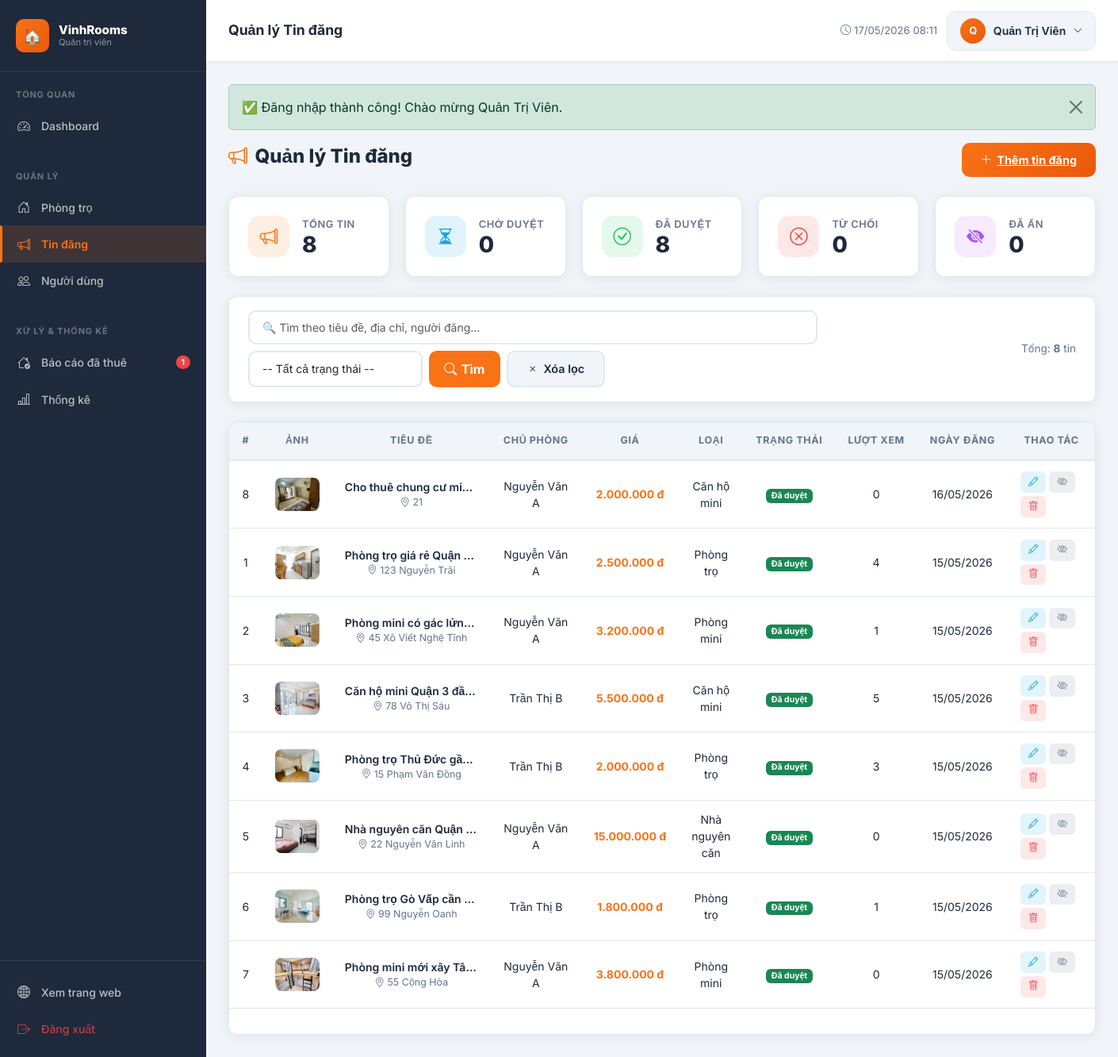
The page /admin/tin-dang/index.php (signed in) on the database as committed earlier.
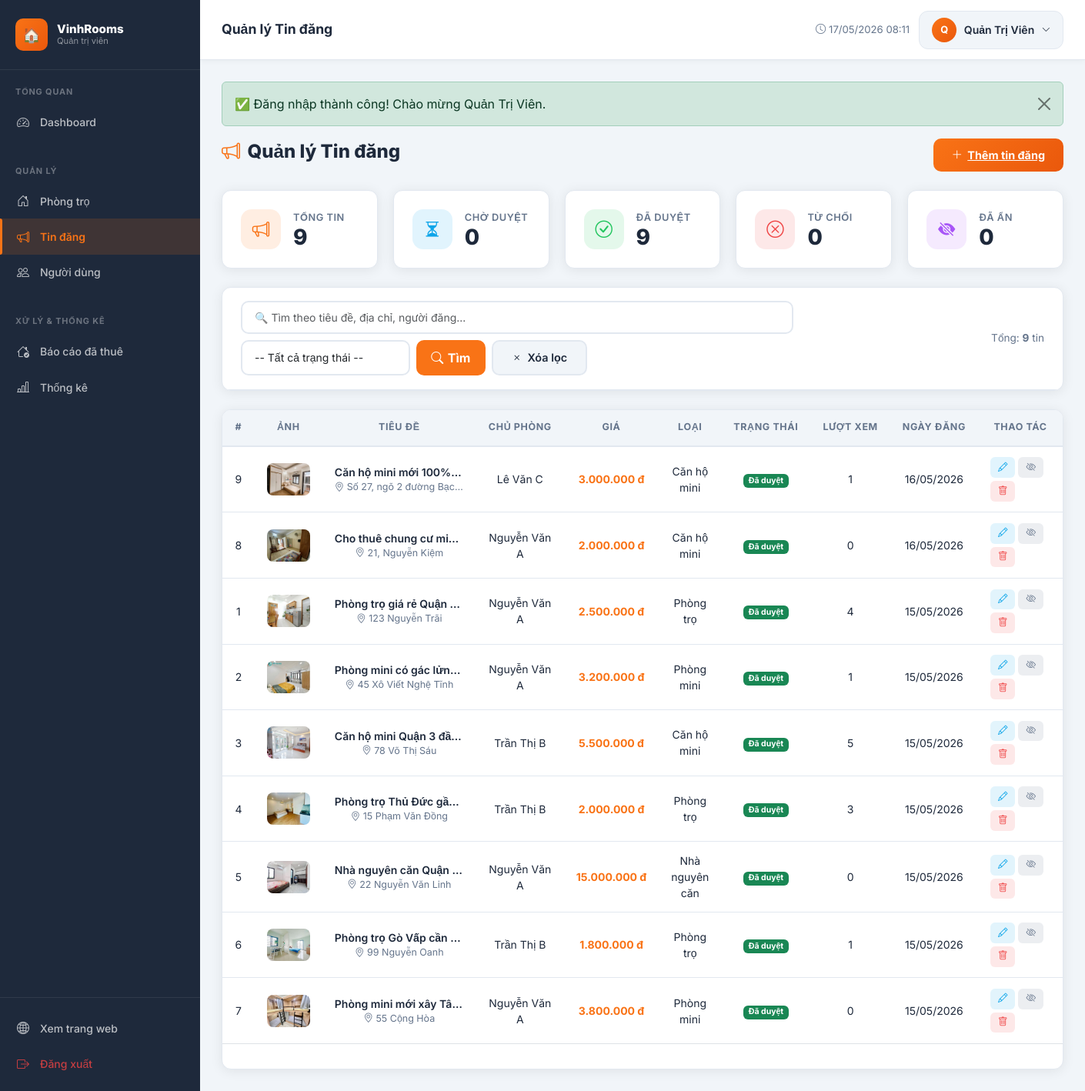
The same page on the database as committed later.
### tables this page shows
CREATE TABLE `tin_dang` (
  `id` int(11) UNSIGNED NOT NULL,
  `phong_tro_id` int(10) UNSIGNED NOT NULL,
  `tieu_de` varchar(255) DEFAULT NULL,
  `mo_ta` text DEFAULT NULL,
  `gia` decimal(10,2) DEFAULT NULL,
  `trang_thai` enum('cho_duyet','da_duyet','bi_tu_choi','an') DEFAULT 'cho_duyet',
  `luot_xem` int(11) DEFAULT 0,
  `created_at` datetime DEFAULT NULL,
  `updated_at` datetime DEFAULT NULL
);

CREATE TABLE `phong_tro` (
  `id` int(10) UNSIGNED NOT NULL,
  `user_id` int(10) UNSIGNED NOT NULL,
  `loai_phong_id` int(10) UNSIGNED DEFAULT NULL,
  `khu_vuc_id` int(10) UNSIGNED DEFAULT NULL,
  `gia_goc` decimal(12,0) NOT NULL COMMENT 'VND/tháng',
  `dien_tich` float NOT NULL COMMENT 'm2',
  `dia_chi` varchar(255) NOT NULL,
  `so_phong_ngu` tinyint(3) UNSIGNED DEFAULT 1,
  `so_wc` tinyint(3) UNSIGNED DEFAULT 1,
  `tien_nghi` text DEFAULT NULL COMMENT 'JSON hoặc text mô tả tiện nghi',
  `hinh_anh` varchar(255) DEFAULT NULL COMMENT 'Ảnh đại diện',
  `trang_thai` enum('co_san','da_cho_thue') NOT NULL DEFAULT 'co_san',
  `created_at` datetime NOT NULL DEFAULT current_timestamp(),
  `updated_at` datetime NOT NULL DEFAULT current_timestamp() ON UPDATE current_timestamp()
);

CREATE TABLE `users` (
  `id` int(10) UNSIGNED NOT NULL,
  `username` varchar(50) NOT NULL,
  `email` varchar(100) NOT NULL,
  `password` varchar(255) NOT NULL,
  `ho_ten` varchar(100) NOT NULL,
  `so_dien_thoai` varchar(15) DEFAULT NULL,
  `dia_chi` varchar(255) DEFAULT NULL,
  `avatar` varchar(255) DEFAULT 'default_avatar.png',
  `role` enum('admin','user') NOT NULL DEFAULT 'user',
  `trang_thai` enum('active','inactive','banned') NOT NULL DEFAULT 'active',
  `created_at` datetime NOT NULL DEFAULT current_timestamp(),
  `updated_at` datetime NOT NULL DEFAULT current_timestamp() ON UPDATE current_timestamp()
);

CREATE TABLE `loai_phong` (
  `id` int(10) UNSIGNED NOT NULL,
  `ten` varchar(100) NOT NULL,
  `mo_ta` text DEFAULT NULL
);

### admin/tin-dang/index.php (the view, shortened to what the changed rows need)
<?php
require_once __DIR__ . '/../../includes/functions.php';
$db = getDB();
$page_num = max(1, (int)($_GET['page'] ?? 1));
$per_page = 15;
$where  = ['1=1'];
$params = [];
$types  = '';
$whereSQL  = implode(' AND ', $where);
$baseQuery = "FROM tin_dang td
              JOIN phong_tro p ON td.phong_tro_id = p.id
              LEFT JOIN users u ON p.user_id = u.id
              LEFT JOIN loai_phong l ON p.loai_phong_id = l.id
              WHERE $whereSQL";
if (!empty($params)) {
    $stmt = $db->prepare("SELECT COUNT(*) $baseQuery");
    $stmt->bind_param($types, ...$params);
    $stmt->execute();
    $total = $stmt->get_result()->fetch_row()[0];
    $stmt->close();
} else {
    $total = $db->query("SELECT COUNT(*) $baseQuery")->fetch_row()[0];
}
$pg     = paginate($total, $per_page, $page_num);
$offset = $pg['offset'];
$sql = "SELECT td.*, p.dia_chi, p.hinh_anh, p.loai_phong_id,
               u.ho_ten as chu_tro, u.id as user_id_chu,
               l.ten as loai_ten
        $baseQuery ORDER BY td.created_at DESC LIMIT $per_page OFFSET $offset";
if (!empty($params)) {
    $stmt = $db->prepare($sql);
    $stmt->bind_param($types, ...$params);
    $stmt->execute();
    $rows = $stmt->get_result()->fetch_all(MYSQLI_ASSOC);
    $stmt->close();
} else {
    $rows = $db->query($sql)->fetch_all(MYSQLI_ASSOC);
}
$stats_raw = $db->query("SELECT trang_thai, COUNT(*) as cnt FROM tin_dang GROUP BY trang_thai")->fetch_all(MYSQLI_ASSOC);
$stats = array_column($stats_raw, 'cnt', 'trang_thai');
$pageTitle = 'Quản lý Tin đăng';
require_once __DIR__ . '/../../includes/admin_header.php';
?>
<div class="page-header">
    <h1 class="page-title"><span class="icon"><i class="bi bi-megaphone"></i></span><?= $pageTitle ?></h1>
</div>
<div class="stat-grid mb-4" style="grid-template-columns:repeat(auto-fill,minmax(200px,1fr))">
    <div class="stat-card" style="cursor:pointer" onclick="location.href='?status='">
        <div>
            <div class="stat-card-label">Tổng tin</div>
            <div class="stat-card-value"><?= array_sum($stats) ?></div>
        </div>
    </div>
    <div class="stat-card" style="cursor:pointer" onclick="location.href='?status=da_duyet'">
        <div>
            <div class="stat-card-label">Đã duyệt</div>
            <div class="stat-card-value"><?= $stats['da_duyet'] ?? 0 ?></div>
        </div>
    </div>
</div>
<div class="data-card mb-4">
    <div class="data-card-header">
        <div style="font-size:.85rem;color:var(--admin-muted)">
            Tổng: <strong><?= $total ?></strong> tin
        </div>
    </div>
</div>
<div class="data-card">
    <div class="table-responsive">
        <table class="data-table">
            <thead>
                <tr>
                    <th width="50">#</th>
                    <th width="60">Ảnh</th>
                    <th>Tiêu đề</th>
                    <th>Chủ phòng</th>
                    <th>Giá</th>
                    <th>Loại</th>
                    <th>Trạng thái</th>
                    <th>Lượt xem</th>
                    <th>Ngày đăng</th>
                    <th width="200">Thao tác</th>
                </tr>
            </thead>
            <tbody>
                <?php foreach ($rows as $r): ?>
                <tr>
                    <td><?= $r['id'] ?></td>
                    <td>
                        <img src="<?= getImageUrl($r['hinh_anh']) ?>"
                             class="room-thumb" alt=""
                             onerror="this.src='<?= BASE_URL ?>/assets/images/no-image.svg'">
                    </td>
                    <td style="max-width:200px">
                        <div style="font-weight:600;overflow:hidden;white-space:nowrap;text-overflow:ellipsis"
                             title="<?= e($r['tieu_de'] ?? '') ?>">
                            <?= e($r['tieu_de'] ?? '—') ?>
                        </div>
                        <div style="font-size:.78rem;color:var(--admin-muted);overflow:hidden;white-space:nowrap;text-overflow:ellipsis">
                            <i class="bi bi-geo-alt"></i> <?= e($r['dia_chi'] ?? '') ?>
                        </div>
                    </td>
                    <td><?= e($r['chu_tro'] ?? '—') ?></td>
                    <td style="font-weight:700;color:var(--admin-primary);white-space:nowrap">
                        <?= formatPrice((float)($r['gia'] ?? 0)) ?>
                    </td>
                    <td><?= $r['loai_ten'] ? e($r['loai_ten']) : '<span class="text-muted">—</span>' ?></td>
                    <td><?= tinDangStatusBadge($r['trang_thai']) ?></td>
                    <td style="text-align:center"><?= number_format($r['luot_xem'] ?? 0) ?></td>
                    <td style="white-space:nowrap"><?= formatDate($r['created_at'] ?? '') ?></td>
                    <td>
                        <div class="d-flex gap-1 flex-wrap">
                            <a href="<?= BASE_URL ?>/admin/tin-dang/edit.php?id=<?= $r['id'] ?>"
                               class="btn-action edit" title="Sửa">
                                <i class="bi bi-pencil"></i>
                            </a>
                            <?php if ($r['trang_thai'] === 'cho_duyet'): ?>
                            <a href="?action=approve&id=<?= $r['id'] ?>" class="btn-action approve" title="Duyệt">
                                <i class="bi bi-check-lg"></i>
                            </a>
                            <a href="?action=reject&id=<?= $r['id'] ?>" class="btn-action hide" title="Từ chối"
                               onclick="return confirm('Từ chối tin đăng này?')">
                                <i class="bi bi-x-lg"></i>
                            </a>
                            <?php elseif ($r['trang_thai'] === 'da_duyet'): ?>
                            <a href="?action=hide&id=<?= $r['id'] ?>" class="btn-action hide" title="Ẩn tin">
                                <i class="bi bi-eye-slash"></i>
                            </a>
                            <?php elseif (in_array($r['trang_thai'], ['an', 'bi_tu_choi'])): ?>
                            <a href="?action=approve&id=<?= $r['id'] ?>" class="btn-action approve" title="Duyệt lại">
                                <i class="bi bi-eye"></i>
                            </a>
                            <?php endif; ?>
                            <a href="?action=delete&id=<?= $r['id'] ?>"
                               class="btn-action delete confirm-delete" title="Xóa"
                               onclick="return confirm('Xóa vĩnh viễn tin đăng này?')">
                                <i class="bi bi-trash"></i>
                            </a>
                        </div>
                    </td>
                </tr>
                <?php endforeach; ?>
            </tbody>
        </table>
    </div>
</div>
<?php require_once __DIR__ . '/../../includes/admin_footer.php'; ?>

### includes/admin_header.php (shortened to what the changed rows need)
<?php
require_once __DIR__ . '/functions.php';
$currentDir  = basename(dirname($_SERVER['PHP_SELF']));
$_db_header = getDB();
$_pending_bao_cao = 0;
$_r = @$_db_header->query("SELECT COUNT(*) FROM bao_cao_da_thue WHERE trang_thai = 'cho_duyet'");
if ($_r) $_pending_bao_cao = (int)$_r->fetch_row()[0];
?>
<!DOCTYPE html>
<html lang="vi">
<head>
    <link rel="stylesheet" href="https://cdn.jsdelivr.net/npm/bootstrap@5.3.3/dist/css/bootstrap.min.css">
    <link rel="stylesheet" href="https://cdn.jsdelivr.net/npm/bootstrap-icons@1.11.3/font/bootstrap-icons.min.css">
    <link rel="stylesheet" href="<?= BASE_URL ?>/assets/css/admin.css">
</head>
<body class="admin-body">
<aside class="admin-sidebar" id="adminSidebar">
    <div class="sidebar-section">
        <a href="<?= BASE_URL ?>/admin/bao-cao-da-thue/index.php"
           class="sidebar-link <?= ($currentDir === 'bao-cao-da-thue') ? 'active' : '' ?>"
           style="position:relative">
            <span class="icon"><i class="bi bi-house-check"></i></span> Báo cáo đã thuê
            <?php if ($_pending_bao_cao > 0): ?>
            <span style="margin-left:auto;background:#ef4444;color:#fff;font-size:.65rem;padding:1px 7px;border-radius:999px;font-weight:700">
                <?= $_pending_bao_cao ?>
            </span>
            <?php endif; ?>
        </a>
    </div>
</aside>
<div class="admin-main">
    <div class="admin-content">

### includes/functions.php (shortened to what the changed rows need)
<?php
function formatPrice(float $price): string {
    return number_format($price, 0, ',', '.') . ' đ';
}
function formatDate(string $date): string {
    return date('d/m/Y', strtotime($date));
}
function e(string $str): string {
    return htmlspecialchars($str, ENT_QUOTES, 'UTF-8');
}
function getImageUrl(?string $filename): string {
    if ($filename[0] === '/') {
        $physicalPath = __DIR__ . '/..' . $filename;
        if (file_exists($physicalPath)) {
            return BASE_URL . $filename;
        }
        return BASE_URL . '/assets/images/no-image.svg';
    }
    if (file_exists(UPLOAD_DIR . $filename)) {
        return UPLOAD_URL . $filename;
    }
    return BASE_URL . '/assets/images/no-image.svg';
}
function paginate(int $total, int $perPage, int $current): array {
    $pages = (int)ceil($total / $perPage);
    return [
        'total'      => $total,
        'per_page'   => $perPage,
        'current'    => $current,
        'pages'      => $pages,
        'offset'     => ($current - 1) * $perPage,
        'has_prev'   => $current > 1,
        'has_next'   => $current < $pages,
    ];
}
function tinDangStatusBadge(string $status): string {
    $map = [
        'cho_duyet'  => ['warning',   'Chờ duyệt'],
        'da_duyet'   => ['success',   'Đã duyệt'],
        'bi_tu_choi' => ['danger',    'Bị từ chối'],
        'an'         => ['secondary', 'Đã ẩn'],
    ];
    [$color, $label] = $map[$status] ?? ['light', $status];
    return "<span class=\"badge bg-{$color}\">{$label}</span>";
}

Rows that differ between the two databases and show on the page:
added tin_dang: id "9", phong_tro.hinh_anh (picture), tieu_de "Căn hộ mini mới 100%…", phong_tro.dia_chi "Số 27, ngõ 2 đường Bạc…", users.ho_ten "Lê Văn C", gia "3.000.000 đ", loai_phong.ten "Căn hộ mini", luot_xem "1", created_at "16/05/2026"
changed tin_dang "Cho thuê chung cư mi…": phong_tro.dia_chi "21" → "21, Nguyễn Kiệm"
Other text that changed with them:
array_sum($stats): "8" → "9"
$stats['da_duyet']: "8" → "9"
$total: "8" → "9"
$_pending_bao_cao: "1" → (not shown)
